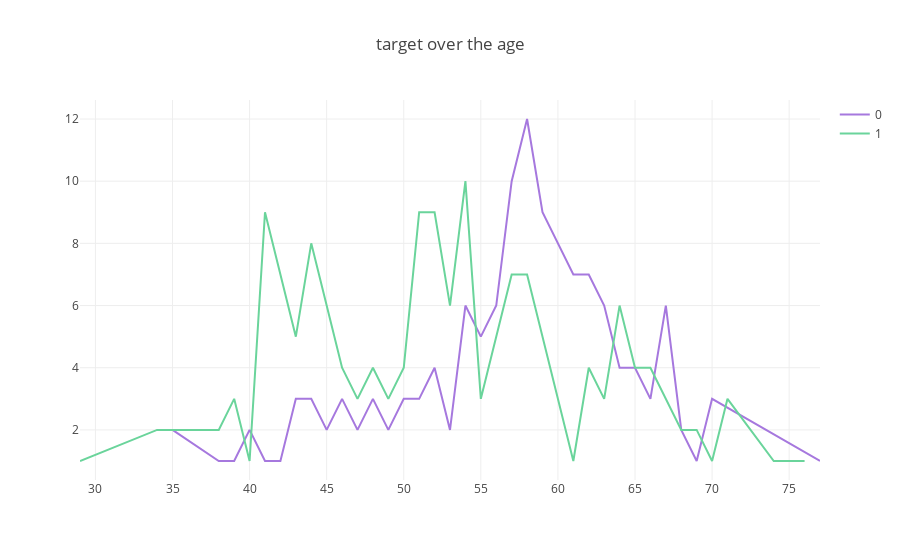

Here is the notebook cell this chart was saved with:
### Code cell
col='age'
d1=df[df['target']==0]
d2=df[df['target']==1]
v1=d1[col].value_counts().reset_index()
v1=v1.rename(columns={col:'count','index':col})
v1['percent']=v1['count'].apply(lambda x : 100*x/sum(v1['count']))
v1=v1.sort_values(col)
v2=d2[col].value_counts().reset_index()
v2=v2.rename(columns={col:'count','index':col})
v2['percent']=v2['count'].apply(lambda x : 100*x/sum(v2['count']))
v2=v2.sort_values(col)
trace1 = go.Scatter(x=v1[col], y=v1["count"], name=0, marker=dict(color="#a678de"))
trace2 = go.Scatter(x=v2[col], y=v2["count"], name=1, marker=dict(color="#6ad49b"))
data = [trace1, trace2]
layout={'title':"target over the age"}
fig = go.Figure(data, layout=layout)
iplot(fig)

### Figure 1 — Plotly figure (JSON) as saved in the notebook; plotly's stock layout.template omitted (floating-point values rounded to 4 significant figures)
{"data": [{"marker": {"color": "#a678de"}, "name": "0", "type": "scatter", "uid": "8e1917ab-6aaa-4387-b746-487f25dbc033", "x": [35, 38, 39, 40, 41, 42, 43, 44, 45, 46, 47, 48, 49, 50, 51, 52, 53, 54, 55, 56, 57, 58, 59, 60, 61, 62, 63, 64, 65, 66, 67, 68, 69, 70, 77], "y": [2, 1, 1, 2, 1, 1, 3, 3, 2, 3, 2, 3, 2, 3, 3, 4, 2, 6, 5, 6, 10, 12, 9, 8, 7, 7, 6, 4, 4, 3, 6, 2, 1, 3, 1]}, {"marker": {"color": "#6ad49b"}, "name": "1", "type": "scatter", "uid": "66bd0bf4-7326-4906-8727-0a731fa8a5e4", "x": [29, 34, 35, 37, 38, 39, 40, 41, 42, 43, 44, 45, 46, 47, 48, 49, 50, 51, 52, 53, 54, 55, 56, 57, 58, 59, 60, 61, 62, 63, 64, 65, 66, 67, 68, 69, 70, 71, 74, 76], "y": [1, 2, 2, 2, 2, 3, 1, 9, 7, 5, 8, 6, 4, 3, 4, 3, 4, 9, 9, 6, 10, 3, 5, 7, 7, 5, 3, 1, 4, 3, 6, 4, 4, 3, 2, 2, 1, 3, 1, 1]}], "layout": {"title": {"text": "target over the age"}}}
